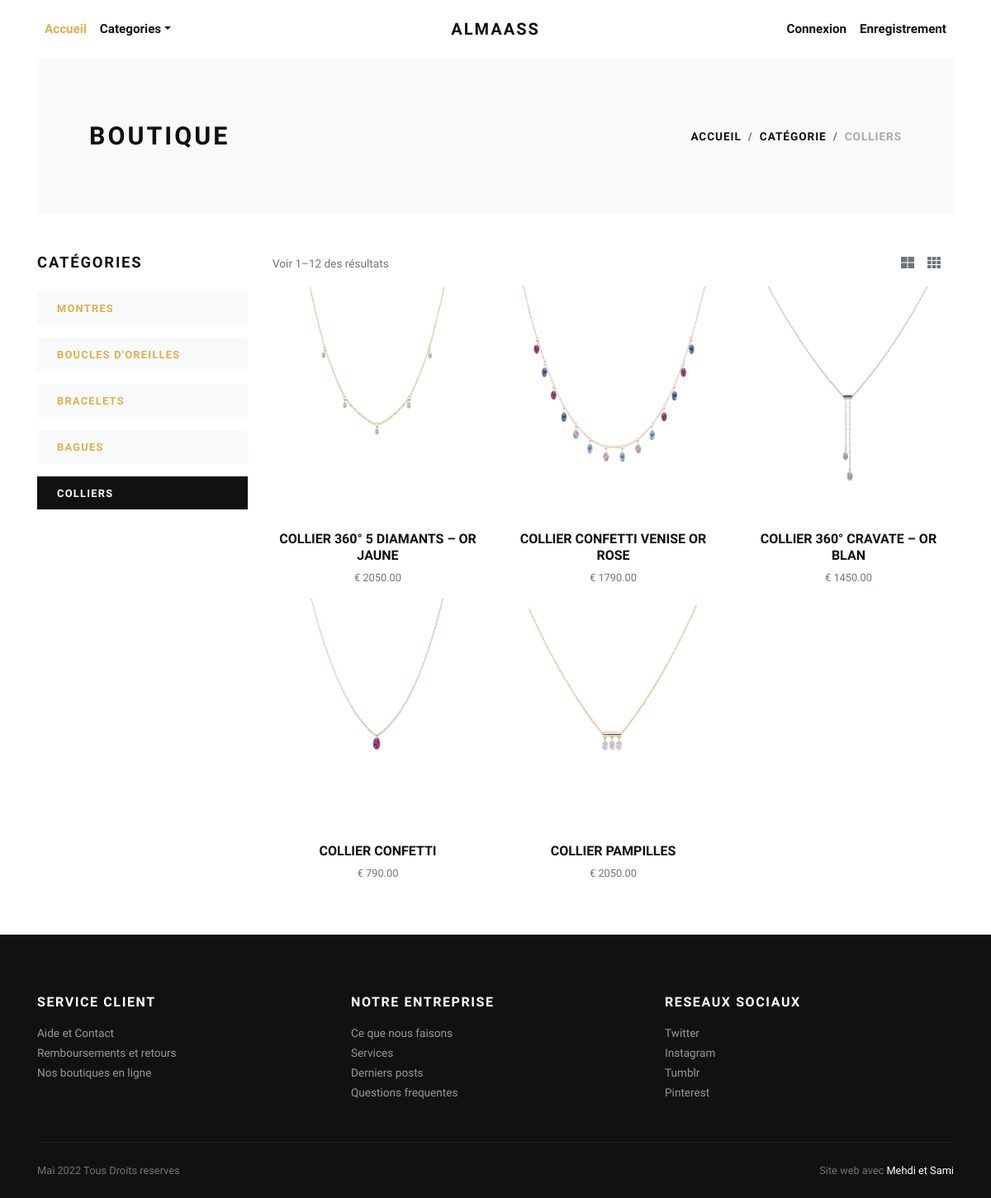
/colliers/, run on the app's committed database.
### store/models.py (models this page shows, shortened)
class Category(models.Model):
    title = models.CharField(max_length=50, verbose_name="Titre")
    slug = models.SlugField(max_length=55, verbose_name="raccourci")
    description = models.TextField(blank=True, verbose_name="Description")
    category_image = models.ImageField(
        upload_to="category", blank=True, null=True, verbose_name="Image"
    )
    is_active = models.BooleanField(verbose_name="Actif ?")
    is_featured = models.BooleanField(verbose_name="Vedette ?")
    created_at = models.DateTimeField(auto_now_add=True, verbose_name="Created Date")
    updated_at = models.DateTimeField(auto_now=True, verbose_name="Updated Date")
    class Meta:
        verbose_name_plural = "Categories"
        ordering = ("-created_at",)

class Product(models.Model):
    title = models.CharField(max_length=150, verbose_name="Nom")
    slug = models.SlugField(max_length=160, verbose_name="Raccourci")
    sku = models.CharField(
        max_length=255, unique=True, verbose_name="Identifiant unique (SKU)"
    )
    short_description = models.TextField(verbose_name="Description")
    detail_description = models.TextField(
        blank=True, null=True, verbose_name="Description detaillée"
    )
    product_image = models.ImageField(
        upload_to="product", blank=True, null=True, verbose_name="Image"
    )
    price = models.DecimalField(max_digits=8, decimal_places=2, verbose_name="Prix")
    category = models.ForeignKey(
        Category, verbose_name="Catégorie", on_delete=models.CASCADE
    )
    sub_category = models.ForeignKey(
        Sub_Category,
        verbose_name="Sous-catégorie",
        null=True,
        on_delete=models.CASCADE,
    )
    is_active = models.BooleanField(verbose_name="Actif ?")
    is_featured = models.BooleanField(verbose_name="Vedette ?")
    created_at = models.DateTimeField(auto_now_add=True, verbose_name="Created Date")
    updated_at = models.DateTimeField(auto_now=True, verbose_name="Updated Date")
    en_promo = models.BooleanField(blank=False, verbose_name="En promo")
    taux = models.DecimalField(blank=0, max_digits=4, decimal_places=2)
    class Meta:
        verbose_name_plural = "Products"
        ordering = ("-created_at",)

### store/views.py (the view)
# urls.py: path("<slug:slug>/", views.category_products, name="category-products"),
def category_products(request, slug):
    categorie = get_object_or_404(Category, slug=slug)
    produits = Product.objects.filter(is_active=True, category=categorie)
    categories = Category.objects.filter(is_active=True)
    context = {
        "category": categorie,
        "products": produits,
        "categories": categories,
    }
    return render(request, "store/category_products.html", context)

### store/context_preprocessors.py (called while the page is built)
def store_menu(request):
    categories = Category.objects.filter(is_active=True)
    context = {
        "categories_menu": categories,
    }
    return context

def cart_menu(request):
    if request.user.is_authenticated:
        cart_items = Cart.objects.filter(user=request.user)
        context = {
            "cart_items": cart_items,
        }
    else:
        context = {}
    return context

### templates/store/category_products.html (shortened to what this page needs)
{% extends 'base.html' %}
{% load static %}
    {% block content %}
      <div class="container">
        <section class="py-5 bg-light">
          <div class="container">
            <div class="row px-4 px-lg-5 py-lg-4 align-items-center">
              <div class="col-lg-6">
                <h1 class="h2 text-uppercase mb-0">Boutique </h1>
              </div>
              <div class="col-lg-6 text-lg-right">
                <nav aria-label="breadcrumb">
                  <ol class="breadcrumb justify-content-lg-end mb-0 px-0">
                    <li class="breadcrumb-item"><a href="{% url 'store:home' %}">Accueil </a></li>
                    <li class="breadcrumb-item"><a href="{% url 'store:all-categories' %}">Catégorie</a></li>
                    <li class="breadcrumb-item active" aria-current="page">{{category.title}}</li>
                  </ol>
                </nav>
              </div>
            </div>
          </div>
        </section>
        <section class="py-5">
          <div class="container p-0">
            <div class="row">
              <div class="col-lg-3 order-2 order-lg-1">
                <h5 class="text-uppercase mb-4">Catégories</h5>
                {% if categories %}
                  {% for cat in categories %}
                    <a href="{% url 'store:category-products' cat.slug %}">
                      <div class="py-2 px-4 {% if category == cat %}bg-dark text-white {% else %}bg-light{% endif %} mb-3">
                        <strong class="small text-uppercase font-weight-bold">{{cat.title}}</strong>
                      </div>
                    </a>
                  {% endfor %}
                {% endif %}
              </div>
              <div class="col-lg-9 order-1 order-lg-2 mb-5 mb-lg-0">
                <div class="row mb-3 align-items-center">
                  <div class="col-lg-6 mb-2 mb-lg-0">
                    <p class="text-small text-muted mb-0">Voir 1–12 des résultats</p>
                  </div>
                  <div class="col-lg-6">
                    <ul class="list-inline d-flex align-items-center justify-content-lg-end mb-0">
                      <li class="list-inline-item text-muted mr-3"><a class="reset-anchor p-0" href="#"><i class="fas fa-th-large"></i></a></li>
                      <li class="list-inline-item text-muted mr-3"><a class="reset-anchor p-0" href="#"><i class="fas fa-th"></i></a></li>
                    </ul>
                  </div>
                </div>
                <div class="row">
                  {% if products %}
                    {% for product in products %}
                      <div class="col-lg-4 col-sm-6">
                        <div class="product text-center">
                          <div class="mb-3 position-relative">
                            <a class="d-block" href="{% url 'store:product-detail' product.slug %}">
                              {% if product.product_image %}
                                <img class="img-fluid w-100" src="{{product.product_image.url}}" alt="{{product.title}}">
                              {% else %}
                                <img class="img-fluid w-100" src="{% static 'img/product-1.jpg' %}" alt="{{product.title}}">
                              {% endif %}
                            </a>
                          </div>
                          <h6> <a class="reset-anchor" href="{% url 'store:product-detail' product.slug %}">{{product.title}}</a></h6>
                                {% if product.en_promo == False %}
                                    <p class="small text-muted"> € {{ product.price }}</p>
                                {% endif %}
                        </div>
                      </div>
                    {% endfor %}
                  {% endif %}
                </div>
              </div>
            </div>
          </div>
        </section>
      </div>
      {% endblock content %}

### templates/base.html (shortened to what this page needs)
{% load static %}
{% load django_htmx %}
<!DOCTYPE html>
<html>
  <head>
    <link rel="stylesheet" href="{% static 'bootstrap/css/bootstrap.min.css' %}">
    <link rel="stylesheet" href="{% static 'bootstrap-select/css/bootstrap-select.min.css' %}">
    <link rel="stylesheet" href="{% static 'css/style.gold.css' %}" id="theme-stylesheet">
    <link rel="stylesheet" href="{% static 'css/custom.css' %}">
  </head>
  <body>
    <div class="page-holder">
      {% include 'navbar.html' %}
        <div id="search-results">
            {% block content %}
            {% endblock content %}
        </div>
      {% include 'footer.html' %}
      {% include 'scripts.html' %}

### templates/navbar.html (shortened to what this page needs)
{% load static %}
      <header class="header bg-white">
        <div class="container px-0 px-lg-3">
          <nav class="navbar navbar-expand-lg navbar-light py-3 px-lg-0"><a class="navbar-brand" href="{% url 'store:home' %}"><span class="font-weight-bold text-uppercase text-dark">Almaass</span></a>
            <div class="collapse navbar-collapse" id="navbarSupportedContent">
              <ul class="navbar-nav mr-auto">
                <li class="nav-item">
                  <a class="nav-link active" href="{% url 'store:home' %}">Accueil</a>
                </li>
                <li class="nav-item dropdown"><a class="nav-link dropdown-toggle" id="pagesDropdown" href="#" data-toggle="dropdown" aria-haspopup="true" aria-expanded="false">Categories</a>
                </li>
              </ul>
              <ul class="navbar-nav ml-auto">
                {% if request.user.is_authenticated %}
                    <li class="nav-item">
                        <form hx-post="{% url 'store:search' %}" hx-target="#search-results">
                             {% csrf_token %}
                            <input class="form-control form-control-sm rounded-lg" type="search" name="keyword" placeholder="Rechercher un produit ... ">
                        </form>
                    </li>
                  <li class="nav-item"><a class="nav-link" href="{% url 'store:cart' %}"> <i class="fas fa-dolly-flatbed mr-1 text-gray"></i>Panier<small class="text-gray">({{cart_items.count}})</small></a></li>
                  <li class="nav-item"><a class="nav-link" href="#"> <i class="far fa-heart mr-1"></i><small class="text-gray"> (0)</small></a></li>
                  {% comment %} <li class="nav-item"><a class="nav-link" href="#"> <i class="fas fa-user-alt mr-1 text-gray"></i>Mon compte </a></li> {% endcomment %}
                  <li class="nav-item dropdown"><a class="nav-link dropdown-toggle" id="pagesDropdown" href="#" data-toggle="dropdown" aria-haspopup="true" aria-expanded="false"><i class="fas fa-user-alt mr-1 text-gray"></i>Mon compte</a></a>
                  <div class="dropdown-menu mt-3" aria-labelledby="pagesDropdown">
                      <a class="dropdown-item border-0 transition-link" href="{% url 'store:profile' %}">Mon profil</a>
                      <a class="dropdown-item border-0 transition-link" href="{% url 'store:cart' %}">Panier</a>
                      <a class="dropdown-item border-0 transition-link" href="{% url 'store:orders' %}">Commandes</a>
                      <a class="dropdown-item border-0 transition-link" href="{% url 'store:password-change' %}">Reinitialiser le mot de passe</a>
                    <hr>
                    <a class="dropdown-item border-0 transition-link" href="{% url 'store:logout' %}">Deconnexion</a>
                  </div>
                   </li>
                {% else %}
                  <li class="nav-item"><a class="nav-link" href="{% url 'store:login' %}">Connexion</a></li>
                  <li class="nav-item"><a class="nav-link" href="{% url 'store:register' %}">Enregistrement</a></li>
                {% endif %}
              </ul>
            </div>
          </nav>
        </div>
      </header>

### templates/footer.html (shortened to what this page needs)
<footer class="bg-dark text-white">
        <div class="container py-4">
          <div class="row py-5">
            <div class="col-md-4 mb-3 mb-md-0">
              <h6 class="text-uppercase mb-3">Service client</h6>
              <ul class="list-unstyled mb-0">
                <li><a class="footer-link" href="#">Aide et Contact</a></li>
                <li><a class="footer-link" href="#">Remboursements et retours</a></li>
                <li><a class="footer-link" href="#">Nos boutiques en ligne</a></li>
              </ul>
            </div>
            <div class="col-md-4 mb-3 mb-md-0">
              <h6 class="text-uppercase mb-3">Notre entreprise</h6>
              <ul class="list-unstyled mb-0">
                <li><a class="footer-link" href="#">Ce que nous faisons</a></li>
                <li><a class="footer-link" href="#">Services</a></li>
                <li><a class="footer-link" href="#">Derniers posts</a></li>
                <li><a class="footer-link" href="#">Questions frequentes</a></li>
              </ul>
            </div>
            <div class="col-md-4">
              <h6 class="text-uppercase mb-3">Reseaux sociaux</h6>
              <ul class="list-unstyled mb-0">
                <li><a class="footer-link" href="#">Twitter</a></li>
                <li><a class="footer-link" href="#">Instagram</a></li>
                <li><a class="footer-link" href="#">Tumblr</a></li>
                <li><a class="footer-link" href="#">Pinterest</a></li>
              </ul>
            </div>
          </div>
          <div class="border-top pt-4" style="border-color: #1d1d1d !important">
            <div class="row">
              <div class="col-lg-6">
                <p class="small text-muted mb-0">Mai 2022 Tous Droits reserves</p>
              </div>
              <div class="col-lg-6 text-lg-right">
                <p class="small text-muted mb-0">Site web avec <a class="text-white reset-anchor" href="#" target="_blank"> Mehdi et Sami</a></p>
              </div>
            </div>
          </div>
        </div>
      </footer>

### templates/scripts.html (shortened to what this page needs)
{% load static %}
      <link rel="stylesheet" href="https://use.fontawesome.com/releases/v5.7.1/css/all.css">
    </div>
  </body>
</html>

### bijouterie/static/css/style.gold.css (style rules this page uses)
.text-small { font-size: 0.85rem !important; }
strong { font-weight: 700; }
.navbar { position: relative; }
@media (min-width: 992px) { .navbar-brand { position: absolute; top: 50%; left: 50%; -webkit-transform: translate(-50%, -50%); transform: translate(-50%, -50%); } }
.product img { -webkit-filter: grayscale(40%); filter: grayscale(40%); transition: all 0.3s; }
.footer-link { font-size: 0.85rem; position: relative; color: #999; transition: all 0.3s; }
.footer-link::before { content: '\f0da'; display: inline-block; font-family: 'Font Awesome\ 5 Free'; font-weight: 900; position: absolute; top: 50%; left: 0; -webkit-transform: translateY(-50%); transform: translateY(-50%); color: #fff; transition: all 0.3s; opacity: 0; }
.text-uppercase { text-transform: uppercase; letter-spacing: 0.1em; }
.reset-anchor { color: inherit; transition: all 0.3s; }
.navbar { padding: 0.5rem 1rem; }
.navbar-brand { display: inline-block; padding-top: 0.3125rem; padding-bottom: 0.3125rem; margin-right: 1rem; font-size: 1.25rem; }
.navbar-light .navbar-brand { color: #dcb14a; }
.navbar-light .navbar-nav .nav-link { color: rgba(17, 17, 17, 0.99); font-weight: 800; font-size: 0.95rem; transition: all 0.3s; }
.navbar-light .navbar-nav .show > .nav-link, .navbar-light .navbar-nav .active > .nav-link, .navbar-light .navbar-nav .nav-link.show, .navbar-light .navbar-nav .nav-link.active { color: #dcb14a; }
body { font-family: "Libre Franklin", sans-serif; font-size: 1rem; font-weight: 400; line-height: 1.5; color: #111111; background-color: #fff; }
a { color: #dcb14a; text-decoration: none; }
h1, h2, h3, h4, h5, h6, .h1, .h2, .h3, .h4, .h5, .h6 { margin-bottom: 0.5rem; font-family: inherit; font-weight: 900; line-height: 1.2; color: inherit; }
h1, .h1 { font-size: 2.2rem; }
h2, .h2 { font-size: 1.9rem; }
h5, .h5 { font-size: 1.15rem; }
h6, .h6 { font-size: 1rem; }
small, .small { font-size: 80%; font-weight: 400; }
.bg-light { background-color: #f8f9fa !important; }
.bg-dark { background-color: #111111 !important; }
.text-dark { color: #111111 !important; }
.nav-link { padding: 0.5rem 1rem; }
.breadcrumb { background: #f8f9fa; }
.breadcrumb-item { font-size: 0.85rem; text-transform: uppercase; letter-spacing: 0.07em; font-weight: 900; color: #111111; }
.breadcrumb-item a { color: inherit; transition: all 0.3s; }
.breadcrumb-item.active { color: #aaa; }

### data on the page
Category: title "COLLIERS"
Category: title "MONTRES"
Category: title "BOUCLES D'OREILLES"
Category: title "BRACELETS"
Category: title "BAGUES"
Product: product_image (picture), title "COLLIER 360° 5 DIAMANTS – OR JAUNE", price "2050.00"
Product: product_image (picture), title "COLLIER CONFETTI VENISE OR ROSE", price "1790.00"
Product: product_image (picture), title "COLLIER 360° CRAVATE – OR BLAN", price "1450.00"
Product: product_image (picture), title "COLLIER CONFETTI", price "790.00"
Product: product_image (picture), title "COLLIER PAMPILLES", price "2050.00"
